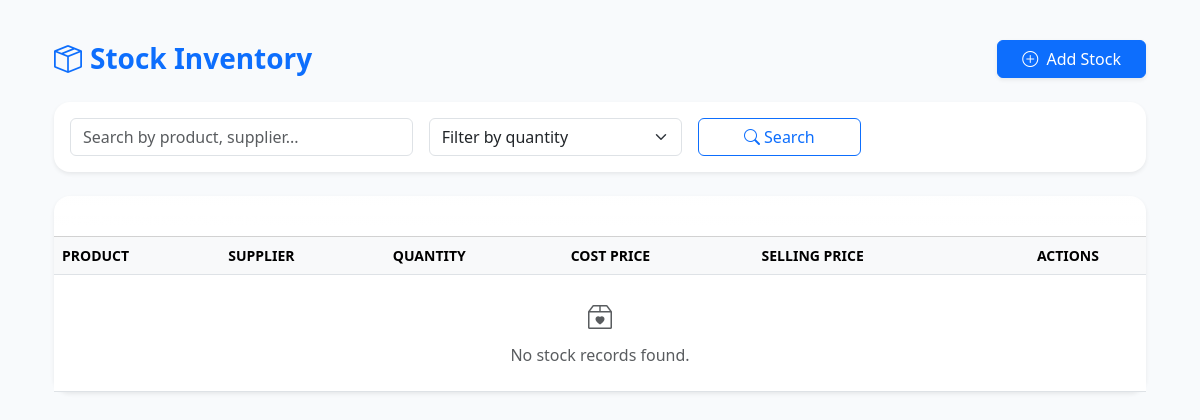
/stocks/ (signed in), run on an earlier commit of the app's database.
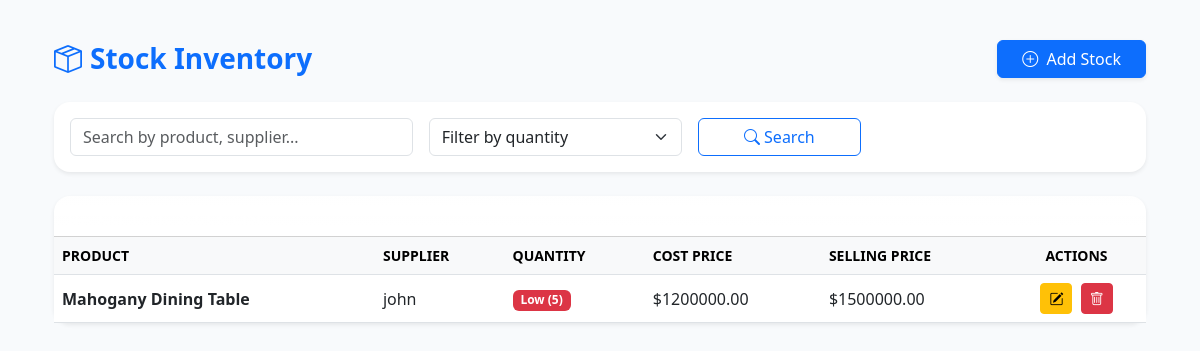
And on a later commit of the database.
### inventory/models.py (models this page shows, shortened)
class Stock(models.Model):
    product = models.ForeignKey(Product, on_delete=models.CASCADE, related_name="stocks")
    supplier_name = models.CharField(max_length=255)
    quantity = models.PositiveIntegerField()
    cost_price = models.DecimalField(max_digits=10, decimal_places=2)
    selling_price = models.DecimalField(max_digits=10, decimal_places=2)
    quality = models.CharField(max_length=100, blank=True, null=True)
    color = models.CharField(max_length=50, blank=True, null=True)
    measurements = models.CharField(max_length=100, blank=True, null=True)
    date_added = models.DateField(auto_now_add=True)
    last_updated = models.DateTimeField(auto_now=True)
    low_stock_threshold = models.PositiveIntegerField(default=5)

class Product(models.Model):
    PRODUCT_TYPES = [
        ('wood', 'Wood'),
        ('furniture', 'Furniture'),
    ]
    name = models.CharField(max_length=255)
    type = models.CharField(max_length=50, choices=PRODUCT_TYPES)
    description = models.TextField(blank=True, null=True)
    created_at = models.DateTimeField(auto_now_add=True)

### inventory/views.py (the view)
# urls.py: path("stocks/", StockListView.as_view(), name="stock_list"),
class StockListView(ManagerOrAttendantRequiredMixin,ListView):
    model = Stock
    template_name = "stock_list.html"
    context_object_name = "stocks"

### accounts/models.py (called while the page is built)
    def is_manager(self):
        return self.role == 'manager'

### inventory/views.py (called while the page is built)
    def test_func(self):
        user = self.request.user
        return (
            user.is_authenticated and
            (user.is_manager() or user.is_attendant())
        )

### inventory/templates/stock_list.html (shortened to what this page needs)
{% extends "base.html" %}
{% block content %}
<div class="container-fluid py-4">
  <div class="d-flex justify-content-between align-items-center mb-4">
    <h3 class="fw-bold text-primary mb-0">
      <i class="bi bi-box-seam me-2"></i>Stock Inventory
    </h3>
    <a href="{% url 'stock_create' %}" class="btn btn-primary shadow-sm px-4">
      <i class="bi bi-plus-circle me-1"></i> Add Stock
    </a>
  </div>
  <div class="card shadow-sm mb-4 border-0 rounded-4">
    <div class="card-body">
      <form method="get" class="row g-3 align-items-center">
        <div class="col-md-4">
          <input type="text" name="q" class="form-control" placeholder="Search by product, supplier..." value="{{ request.GET.q }}">
        </div>
        <div class="col-md-3">
          <select class="form-select" name="filter">
            <option value="">Filter by quantity</option>
          </select>
        </div>
        <div class="col-md-2">
          <button type="submit" class="btn btn-outline-primary w-100">
            <i class="bi bi-search"></i> Search
          </button>
        </div>
      </form>
    </div>
  </div>
  <div class="card shadow-sm border-0 rounded-4">
    <div class="card-header bg-gradient text-white rounded-top-4"
         style="background: linear-gradient(135deg, #0d6efd, #0dcaf0);">
      <h5 class="mb-0"><i class="bi bi-table me-2"></i>Current Stock List</h5>
    </div>
    <div class="card-body p-0">
      <div class="table-responsive">
        <table class="table table-hover align-middle mb-0">
          <thead class="table-light border-bottom">
            <tr class="text-muted text-uppercase small">
              <th>Product</th>
              <th>Supplier</th>
              <th>Quantity</th>
              <th>Cost Price</th>
              <th>Selling Price</th>
              <th class="text-center">Actions</th>
            </tr>
          </thead>
          <tbody>
            {% for stock in stocks %}
            <tr class="fade-in-row">
              <td class="fw-semibold">{{ stock.product.name }}</td>
              <td>{{ stock.supplier_name }}</td>
              <td>
                {% if stock.quantity < 10 %}
                  <span class="badge bg-danger">Low ({{ stock.quantity }})</span>
                {% else %}
                  <span class="badge bg-success">{{ stock.quantity }}</span>
                {% endif %}
              </td>
              <td>${{ stock.cost_price }}</td>
              <td>${{ stock.selling_price }}</td>
              <td class="text-center">
                <a href="{% url 'stock_update' stock.pk %}" class="btn btn-sm btn-warning me-1">
                  <i class="bi bi-pencil-square"></i>
                </a>
                <a href="{% url 'stock_delete' stock.pk %}" class="btn btn-sm btn-danger">
                  <i class="bi bi-trash"></i>
                </a>
              </td>
            </tr>
            {% empty %}
            <tr>
              <td colspan="6" class="text-center text-muted py-4">
                <i class="bi bi-box2-heart fs-4 d-block mb-2"></i>
                No stock records found.
              </td>
            </tr>
            {% endfor %}
          </tbody>
        </table>
      </div>
    </div>
  </div>
</div>
<link href="https://cdn.jsdelivr.net/npm/bootstrap-icons@1.11.3/font/bootstrap-icons.css" rel="stylesheet">
{% endblock %}

What changed in the data, as far as the page shows it:
added Stock: product.name "Mahogany Dining Table", supplier_name "john", quantity "5", cost_price "1200000.00", selling_price "1500000.00"
Also different on the page:
text no longer shown: "No stock records found."
